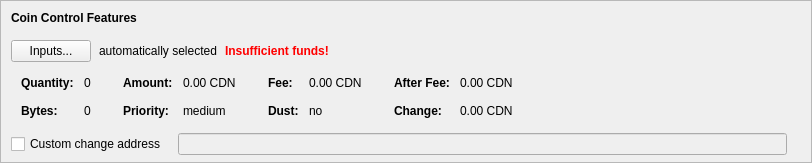
    <widget class="QFrame" name="frameCoinControl">
     <property name="sizePolicy">
      <sizepolicy hsizetype="Expanding" vsizetype="Expanding">
       <horstretch>0</horstretch>
       <verstretch>0</verstretch>
      </sizepolicy>
     </property>
     <property name="maximumSize">
      <size>
       <width>16777215</width>
       <height>16777215</height>
      </size>
     </property>
     <property name="frameShape">
      <enum>QFrame::StyledPanel</enum>
     </property>
     <property name="frameShadow">
      <enum>QFrame::Sunken</enum>
     </property>
     <layout class="QVBoxLayout" name="verticalLayoutCoinControl2">
      <property name="spacing">
       <number>0</number>
      </property>
      <property name="leftMargin">
       <number>0</number>
      </property>
      <property name="topMargin">
       <number>0</number>
      </property>
      <property name="rightMargin">
       <number>0</number>
      </property>
      <property name="bottomMargin">
       <number>6</number>
      </property>
      <item>
       <layout class="QVBoxLayout" name="verticalLayoutCoinControl" stretch="0,0,0,0,1">
        <property name="spacing">
         <number>0</number>
        </property>
        <property name="leftMargin">
         <number>10</number>
        </property>
        <property name="topMargin">
         <number>10</number>
        </property>
        <item>
         <layout class="QHBoxLayout" name="horizontalLayoutCoinControl1">
          <property name="bottomMargin">
           <number>15</number>
          </property>
          <item>
           <widget class="QLabel" name="labelCoinControlFeatures">
            <property name="sizePolicy">
             <sizepolicy hsizetype="Preferred" vsizetype="Maximum">
              <horstretch>0</horstretch>
              <verstretch>0</verstretch>
             </sizepolicy>
            </property>
            <property name="font">
             <font>
              <weight>75</weight>
              <bold>true</bold>
             </font>
            </property>
            <property name="styleSheet">
             <string notr="true">font-weight:bold;</string>
            </property>
            <property name="text">
             <string>Coin Control Features</string>
            </property>
           </widget>
          </item>
         </layout>
        </item>
        <item>
         <layout class="QHBoxLayout" name="horizontalLayoutCoinControl2" stretch="0,0,0,0">
          <property name="spacing">
           <number>8</number>
          </property>
          <property name="bottomMargin">
           <number>10</number>
          </property>
          <item>
           <widget class="QPushButton" name="pushButtonCoinControl">
            <property name="styleSheet">
             <string notr="true"/>
            </property>
            <property name="text">
             <string>Inputs...</string>
            </property>
            <property name="autoDefault">
             <bool>false</bool>
            </property>
           </widget>
          </item>
          <item>
           <widget class="QLabel" name="labelCoinControlAutomaticallySelected">
            <property name="text">
             <string>automatically selected</string>
            </property>
            <property name="margin">
             <number>5</number>
            </property>
           </widget>
          </item>
          <item>
           <widget class="QLabel" name="labelCoinControlInsuffFunds">
            <property name="font">
             <font>
              <weight>75</weight>
              <bold>true</bold>
             </font>
            </property>
            <property name="styleSheet">
             <string notr="true">color:red;font-weight:bold;</string>
            </property>
            <property name="text">
             <string>Insufficient funds!</string>
            </property>
            <property name="margin">
             <number>5</number>
            </property>
           </widget>
          </item>
          <item>
           <spacer name="horizontalSpacerCoinControl">
            <property name="orientation">
             <enum>Qt::Horizontal</enum>
            </property>
            <property name="sizeHint" stdset="0">
             <size>
              <width>40</width>
              <height>1</height>
             </size>
            </property>
           </spacer>
          </item>
         </layout>
        </item>
        <item>
         <widget class="QWidget" name="widgetCoinControl" native="true">
          <property name="sizePolicy">
           <sizepolicy hsizetype="Preferred" vsizetype="Preferred">
            <horstretch>0</horstretch>
            <verstretch>0</verstretch>
           </sizepolicy>
          </property>
          <property name="minimumSize">
           <size>
            <width>0</width>
            <height>0</height>
           </size>
          </property>
          <property name="styleSheet">
           <string notr="true"/>
          </property>
          <layout class="QHBoxLayout" name="horizontalLayoutCoinControl5">
           <property name="leftMargin">
            <number>0</number>
           </property>
           <property name="topMargin">
            <number>0</number>
           </property>
           <property name="rightMargin">
            <number>0</number>
           </property>
           <property name="bottomMargin">
            <number>0</number>
           </property>
           <item>
            <layout class="QHBoxLayout" name="horizontalLayoutCoinControl3" stretch="0,0,0,1">
             <property name="spacing">
              <number>20</number>
             </property>
             <property name="topMargin">
              <number>0</number>
             </property>
             <property name="bottomMargin">
              <number>10</number>
             </property>
             <item>
              <layout class="QFormLayout" name="formLayoutCoinControl1">
               <property name="horizontalSpacing">
                <number>10</number>
               </property>
               <property name="verticalSpacing">
                <number>14</number>
               </property>
               <property name="leftMargin">
                <number>10</number>
               </property>
               <property name="topMargin">
                <number>4</number>
               </property>
               <property name="rightMargin">
                <number>6</number>
               </property>
               <item row="0" column="0">
                <widget class="QLabel" name="labelCoinControlQuantityText">
                 <property name="font">
                  <font>
                   <weight>75</weight>
                   <bold>true</bold>
                  </font>
                 </property>
                 <property name="text">
                  <string>Quantity:</string>
                 </property>
                 <property name="margin">
                  <number>0</number>
                 </property>
                </widget>
               </item>
               <item row="0" column="1">
                <widget class="QLabel" name="labelCoinControlQuantity">
                 <property name="cursor">
                  <cursorShape>IBeamCursor</cursorShape>
                 </property>
                 <property name="contextMenuPolicy">
                  <enum>Qt::ActionsContextMenu</enum>
                 </property>
                 <property name="text">
                  <string notr="true">0</string>
                 </property>
                 <property name="margin">
                  <number>0</number>
                 </property>
                 <property name="textInteractionFlags">
                  <set>Qt::LinksAccessibleByMouse|Qt::TextSelectableByKeyboard|Qt::TextSelectableByMouse</set>
                 </property>
                </widget>
               </item>
               <item row="1" column="0">
                <widget class="QLabel" name="labelCoinControlBytesText">
                 <property name="font">
                  <font>
                   <weight>75</weight>
                   <bold>true</bold>
                  </font>
                 </property>
                 <property name="text">
                  <string>Bytes:</string>
                 </property>
                </widget>
               </item>
               <item row="1" column="1">
                <widget class="QLabel" name="labelCoinControlBytes">
                 <property name="cursor">
                  <cursorShape>IBeamCursor</cursorShape>
                 </property>
                 <property name="contextMenuPolicy">
                  <enum>Qt::ActionsContextMenu</enum>
                 </property>
                 <property name="text">
                  <string notr="true">0</string>
                 </property>
                 <property name="textInteractionFlags">
                  <set>Qt::LinksAccessibleByMouse|Qt::TextSelectableByKeyboard|Qt::TextSelectableByMouse</set>
                 </property>
                </widget>
               </item>
              </layout>
             </item>
             <item>
              <layout class="QFormLayout" name="formLayoutCoinControl2">
               <property name="horizontalSpacing">
                <number>10</number>
               </property>
               <property name="verticalSpacing">
                <number>14</number>
               </property>
               <property name="leftMargin">
                <number>6</number>
               </property>
               <property name="topMargin">
                <number>4</number>
               </property>
               <property name="rightMargin">
                <number>6</number>
               </property>
               <item row="0" column="0">
                <widget class="QLabel" name="labelCoinControlAmountText">
                 <property name="font">
                  <font>
                   <weight>75</weight>
                   <bold>true</bold>
                  </font>
                 </property>
                 <property name="text">
                  <string>Amount:</string>
                 </property>
                 <property name="margin">
                  <number>0</number>
                 </property>
                </widget>
               </item>
               <item row="0" column="1">
                <widget class="QLabel" name="labelCoinControlAmount">
                 <property name="cursor">
                  <cursorShape>IBeamCursor</cursorShape>
                 </property>
                 <property name="contextMenuPolicy">
                  <enum>Qt::ActionsContextMenu</enum>
                 </property>
                 <property name="text">
                  <string notr="true">0.00 CDN</string>
                 </property>
                 <property name="textInteractionFlags">
                  <set>Qt::LinksAccessibleByMouse|Qt::TextSelectableByKeyboard|Qt::TextSelectableByMouse</set>
                 </property>
                </widget>
               </item>
               <item row="1" column="0">
                <widget class="QLabel" name="labelCoinControlPriorityText">
                 <property name="font">
                  <font>
                   <weight>75</weight>
                   <bold>true</bold>
                  </font>
                 </property>
                 <property name="text">
                  <string>Priority:</string>
                 </property>
                </widget>
               </item>
               <item row="1" column="1">
                <widget class="QLabel" name="labelCoinControlPriority">
                 <property name="cursor">
                  <cursorShape>IBeamCursor</cursorShape>
                 </property>
                 <property name="contextMenuPolicy">
                  <enum>Qt::ActionsContextMenu</enum>
                 </property>
                 <property name="text">
                  <string notr="true">medium</string>
                 </property>
                 <property name="textInteractionFlags">
                  <set>Qt::LinksAccessibleByMouse|Qt::TextSelectableByKeyboard|Qt::TextSelectableByMouse</set>
                 </property>
                </widget>
               </item>
              </layout>
             </item>
             <item>
              <layout class="QFormLayout" name="formLayoutCoinControl3">
               <property name="horizontalSpacing">
                <number>10</number>
               </property>
               <property name="verticalSpacing">
                <number>14</number>
               </property>
               <property name="leftMargin">
                <number>6</number>
               </property>
               <property name="topMargin">
                <number>4</number>
               </property>
               <property name="rightMargin">
                <number>6</number>
               </property>
               <item row="0" column="0">
                <widget class="QLabel" name="labelCoinControlFeeText">
                 <property name="font">
                  <font>
                   <weight>75</weight>
                   <bold>true</bold>
                  </font>
                 </property>
                 <property name="text">
                  <string>Fee:</string>
                 </property>
                 <property name="margin">
                  <number>0</number>
                 </property>
                </widget>
               </item>
               <item row="0" column="1">
                <widget class="QLabel" name="labelCoinControlFee">
                 <property name="cursor">
                  <cursorShape>IBeamCursor</cursorShape>
                 </property>
                 <property name="contextMenuPolicy">
                  <enum>Qt::ActionsContextMenu</enum>
                 </property>
                 <property name="text">
                  <string notr="true">0.00 CDN</string>
                 </property>
                 <property name="textInteractionFlags">
                  <set>Qt::LinksAccessibleByMouse|Qt::TextSelectableByKeyboard|Qt::TextSelectableByMouse</set>
                 </property>
                </widget>
               </item>
               <item row="1" column="0">
                <widget class="QLabel" name="labelCoinControlLowOutputText">
                 <property name="font">
                  <font>
                   <weight>75</weight>
                   <bold>true</bold>
                  </font>
                 </property>
                 <property name="text">
                  <string>Dust:</string>
                 </property>
                </widget>
               </item>
               <item row="1" column="1">
                <widget class="QLabel" name="labelCoinControlLowOutput">
                 <property name="cursor">
                  <cursorShape>IBeamCursor</cursorShape>
                 </property>
                 <property name="contextMenuPolicy">
                  <enum>Qt::ActionsContextMenu</enum>
                 </property>
                 <property name="text">
                  <string notr="true">no</string>
                 </property>
                 <property name="textInteractionFlags">
                  <set>Qt::LinksAccessibleByMouse|Qt::TextSelectableByKeyboard|Qt::TextSelectableByMouse</set>
                 </property>
                </widget>
               </item>
              </layout>
             </item>
             <item>
              <layout class="QFormLayout" name="formLayoutCoinControl4">
               <property name="horizontalSpacing">
                <number>10</number>
               </property>
               <property name="verticalSpacing">
                <number>14</number>
               </property>
               <property name="leftMargin">
                <number>6</number>
               </property>
               <property name="topMargin">
                <number>4</number>
               </property>
               <property name="rightMargin">
                <number>6</number>
               </property>
               <item row="0" column="0">
                <widget class="QLabel" name="labelCoinControlAfterFeeText">
                 <property name="font">
                  <font>
                   <weight>75</weight>
                   <bold>true</bold>
                  </font>
                 </property>
                 <property name="text">
                  <string>After Fee:</string>
                 </property>
                 <property name="margin">
                  <number>0</number>
                 </property>
                </widget>
               </item>
               <item row="0" column="1">
                <widget class="QLabel" name="labelCoinControlAfterFee">
                 <property name="cursor">
                  <cursorShape>IBeamCursor</cursorShape>
                 </property>
                 <property name="contextMenuPolicy">
                  <enum>Qt::ActionsContextMenu</enum>
                 </property>
                 <property name="text">
                  <string notr="true">0.00 CDN</string>
                 </property>
                 <property name="textInteractionFlags">
                  <set>Qt::LinksAccessibleByMouse|Qt::TextSelectableByKeyboard|Qt::TextSelectableByMouse</set>
                 </property>
                </widget>
               </item>
               <item row="1" column="0">
                <widget class="QLabel" name="labelCoinControlChangeText">
                 <property name="font">
                  <font>
                   <weight>75</weight>
                   <bold>true</bold>
                  </font>
                 </property>
                 <property name="text">
                  <string>Change:</string>
                 </property>
                </widget>
               </item>
               <item row="1" column="1">
                <widget class="QLabel" name="labelCoinControlChange">
                 <property name="cursor">
                  <cursorShape>IBeamCursor</cursorShape>
                 </property>
                 <property name="contextMenuPolicy">
                  <enum>Qt::ActionsContextMenu</enum>
                 </property>
                 <property name="text">
                  <string notr="true">0.00 CDN</string>
                 </property>
                 <property name="textInteractionFlags">
                  <set>Qt::LinksAccessibleByMouse|Qt::TextSelectableByKeyboard|Qt::TextSelectableByMouse</set>
                 </property>
                </widget>
               </item>
              </layout>
             </item>
            </layout>
           </item>
          </layout>
         </widget>
        </item>
        <item>
         <layout class="QHBoxLayout" name="horizontalLayoutCoinControl4" stretch="0,0,0">
          <property name="spacing">
           <number>12</number>
          </property>
          <property name="sizeConstraint">
           <enum>QLayout::SetDefaultConstraint</enum>
          </property>
          <property name="topMargin">
           <number>5</number>
          </property>
          <property name="rightMargin">
           <number>5</number>
          </property>
          <item>
           <widget class="QCheckBox" name="checkBoxCoinControlChange">
            <property name="toolTip">
             <string>If this is activated, but the change address is empty or invalid, change will be sent to a newly generated address.</string>
            </property>
            <property name="text">
             <string>Custom change address</string>
            </property>
           </widget>
          </item>
          <item>
           <widget class="QValidatedLineEdit" name="lineEditCoinControlChange">
            <property name="enabled">
             <bool>false</bool>
            </property>
            <property name="sizePolicy">
             <sizepolicy hsizetype="Expanding" vsizetype="Fixed">
              <horstretch>0</horstretch>
              <verstretch>0</verstretch>
             </sizepolicy>
            </property>
           </widget>
          </item>
          <item>
           <widget class="QLabel" name="labelCoinControlChangeLabel">
            <property name="sizePolicy">
             <sizepolicy hsizetype="Preferred" vsizetype="Expanding">
              <horstretch>0</horstretch>
              <verstretch>0</verstretch>
             </sizepolicy>
            </property>
            <property name="minimumSize">
             <size>
              <width>0</width>
              <height>0</height>
             </size>
            </property>
            <property name="text">
             <string/>
            </property>
            <property name="margin">
             <number>3</number>
            </property>
           </widget>
          </item>
         </layout>
        </item>
        <item>
         <spacer name="verticalSpacerCoinControl">
          <property name="orientation">
           <enum>Qt::Vertical</enum>
          </property>
          <property name="sizeHint" stdset="0">
           <size>
            <width>800</width>
            <height>1</height>
           </size>
          </property>
         </spacer>
        </item>
       </layout>
      </item>
     </layout>
    </widget>
